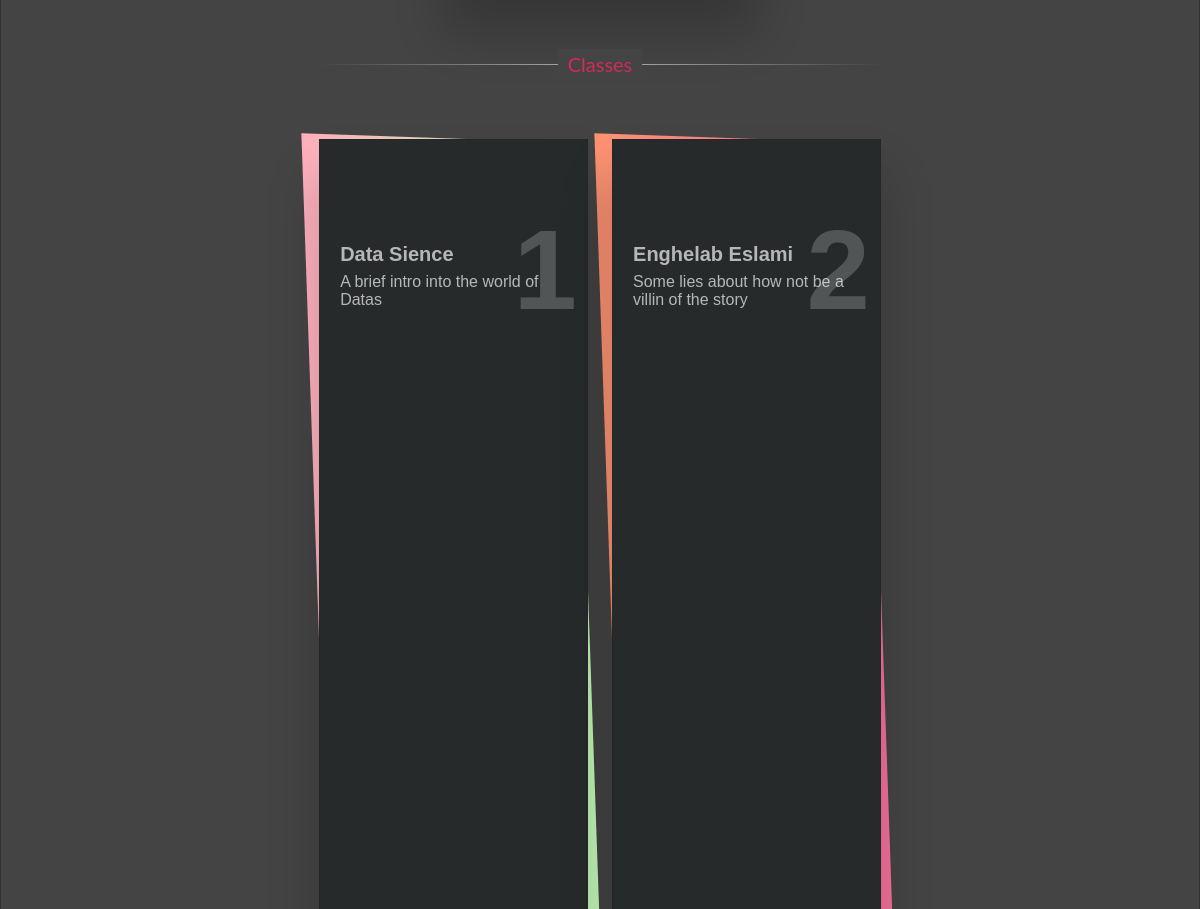
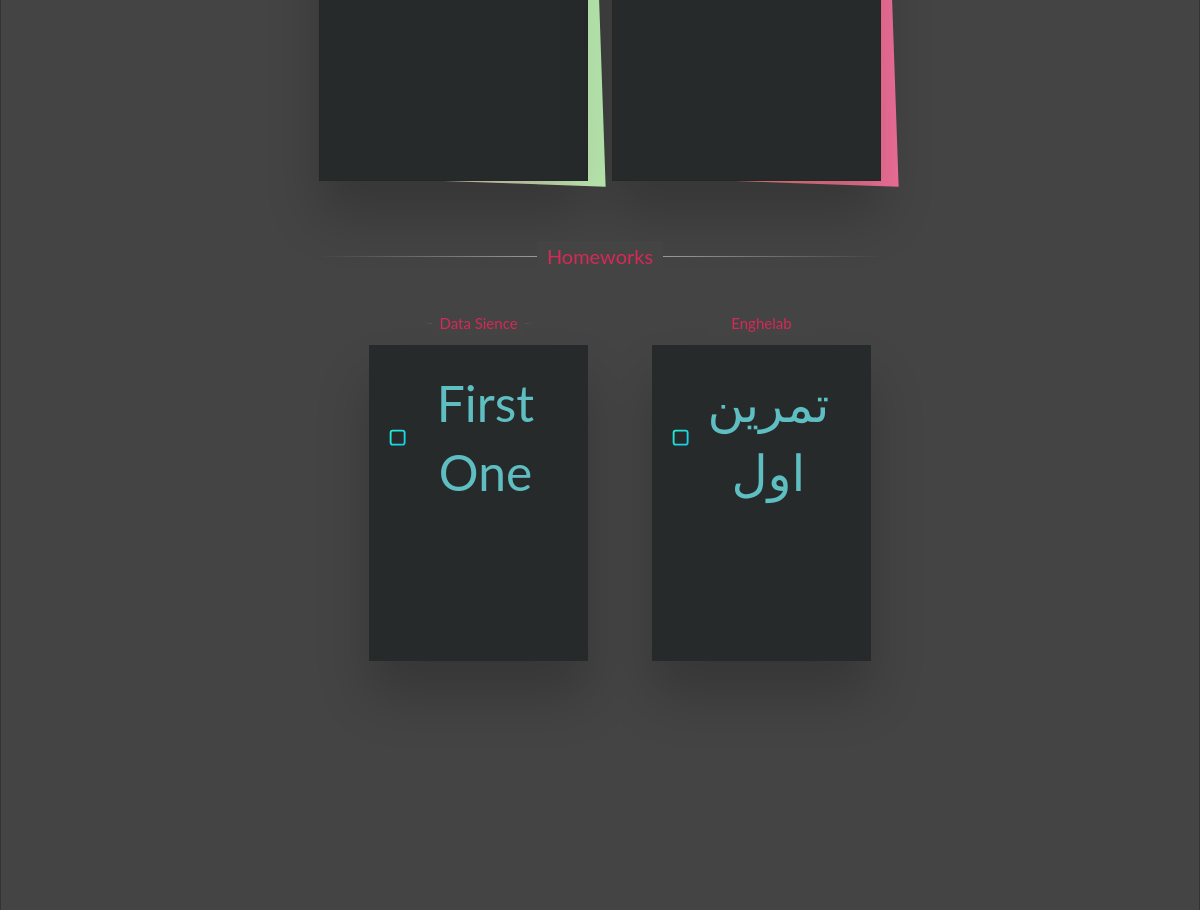
The page /edu/dash/ (signed in, middle part) on the database as committed earlier (2 pictures, top to bottom).
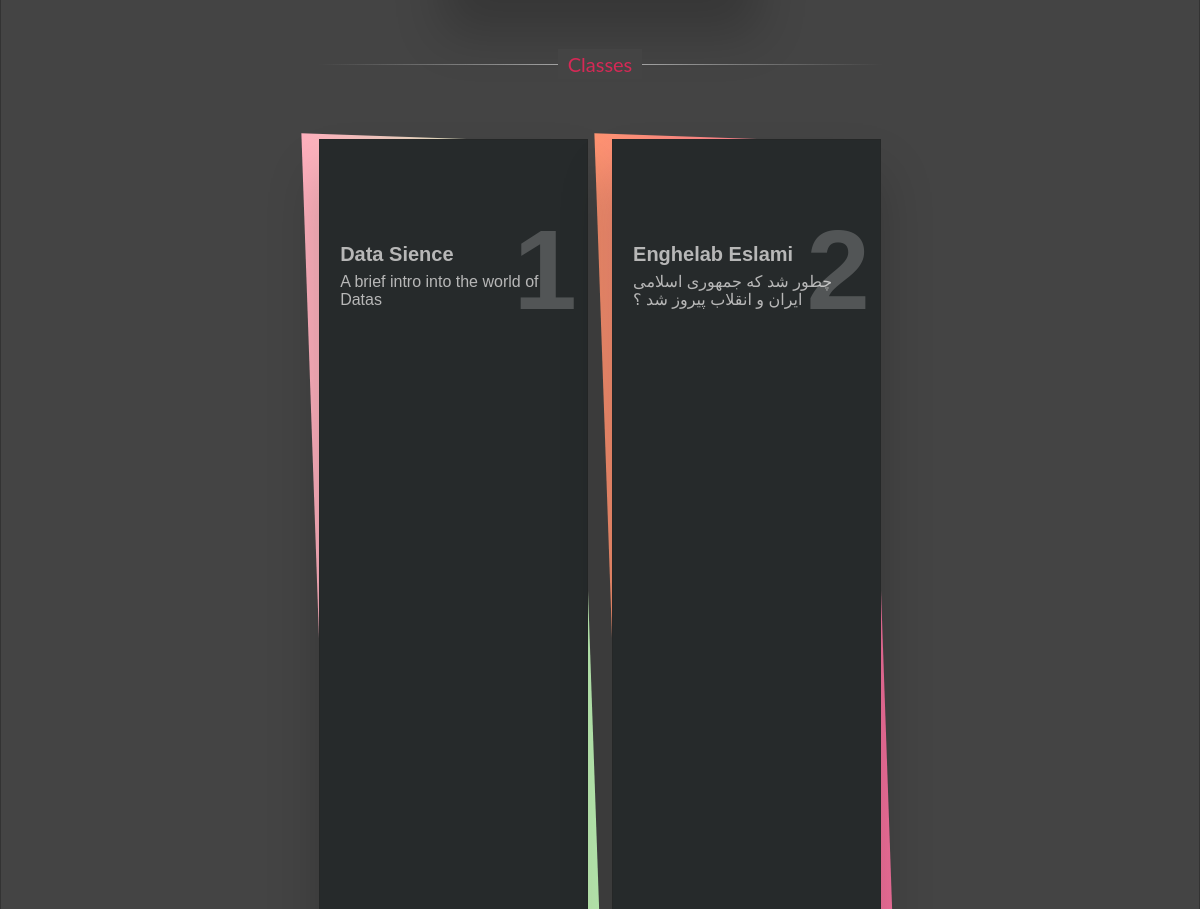
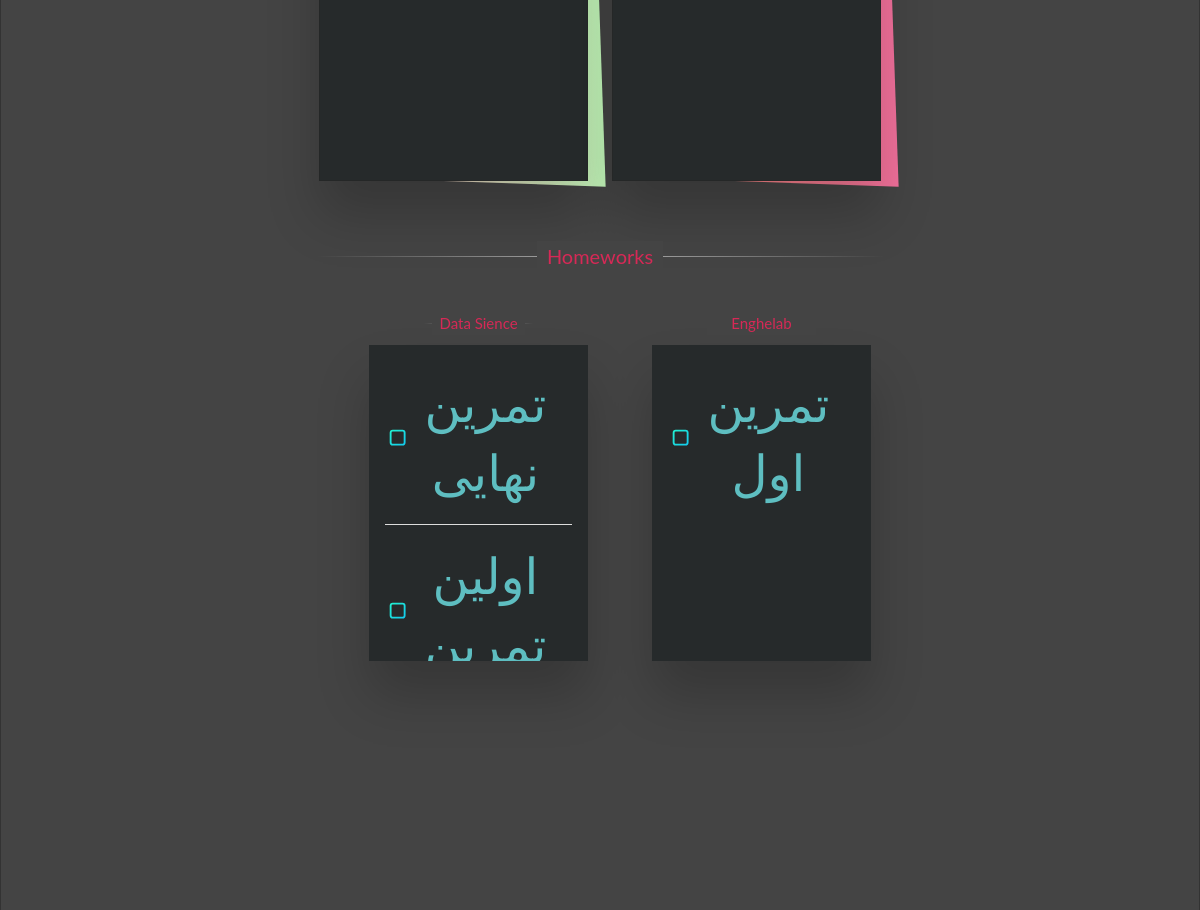
The same page on the database as committed later (2 pictures, top to bottom).
### education/models.py (models this page shows, shortened)
class RegisterdCourses(models.Model):
    user = models.ForeignKey(User, verbose_name=_(""),
                             on_delete=models.CASCADE)
    course = models.ForeignKey(
        Course, verbose_name=_(""), on_delete=models.CASCADE)

class Course(models.Model):
    title = models.CharField(max_length=200)
    detail = models.CharField(_("What is this ???"),
                              max_length=200, default=' ')
    faculty = models.CharField(_("faculty name"), max_length=200)  # daneshkade
    unit_count = models.PositiveIntegerField(
        _("Unit"), validators=[MaxValueValidator(5)])

class HomeWork(models.Model):
    title = models.CharField(max_length=100)
    send_time = models.DateTimeField(auto_now_add=True)
    deadline = models.DateTimeField(null=True, blank=True)
    attachment = models.FileField(
        _("HomeWorkFile"), upload_to='homeworks', max_length=100)
    course = models.ForeignKey(Course, on_delete=models.CASCADE)
    teacher = models.ForeignKey(User, on_delete=models.RESTRICT)
    weight = models.PositiveIntegerField(default=1)
    class Meta:
        ordering = ['-send_time', 'deadline', 'title']

### education/views.py (the view)
# urls.py: path('dash/', Dashboard.as_view(), name='dashboard'),
class Dashboard(HomeWorkMixIn, ClassesMixIn, LoginRequiredMixin, TemplateView):
    template_name = 'dashboard.html'

### education/views.py (called while the page is built, shortened)
    def get_context_data(self, **kwargs):
        context = super().get_context_data(**kwargs)
        self.classes = RegisterdCourses.objects.select_related(
            'course').filter(user=self.request.user)
        context["classes"] = self.classes
        return context

    def get_context_data(self, **kwargs):
        context = super().get_context_data(**kwargs)
        if hasattr(self, 'classes'):
            context["homeworks"] = []
            for _class in self.classes:
                context["homeworks"].append(
                    {'homeworks': _class.course.homework_set.all(), 'course_title': _class.course.title})
        return context

### education/templates/dashboard.html (shortened to what this page needs)
{% extends 'base-dashboard.html' %}
{% block classes %}
    <div>
        <div class="skills">
            <hr class="hr-text" data-content="Classes">
        </div>
        <ul class="tilesWrap">
            {% for class in classes %}
            <li>
                <h2>{{class.course.id}}</h2>
                <h3>{{class.course.title}}</h3>
                <p>
                    {{class.course.detail}}
                </p>
            </li>
            {% endfor %}
        </ul>
    </div>
{% endblock classes %}
{% block homeworks %}
    <div>
        <div class="skills">
            <hr class="hr-text" data-content="Homeworks">
        </div>
        <ul style="text-align: center;">
            {% for course in homeworks %}
            <li class="in-lines">
                <div class="skills">
                    <hr class="hr-text" style="font-size: 15px;" data-content="{{course.course_title}}">
                </div>
                <div class="todo-list">
                    {% for homework in course.homeworks %}
                    <label class="todo">
                        <div class="todo__text">{{homework.title}}</div>
                    </label>
                    {% endfor %}
                </div>
            </li>
            {% endfor %}
        </ul>
    </div>
{% endblock homeworks %}

### education/templates/base-dashboard.html (shortened to what this page needs)
{% extends 'base.html' %}
{% load static %}
{% block content %}
  <link rel="stylesheet" href="{% static 'css/class-list.css' %}">
  <link rel="stylesheet" href="{% static 'css/calendar.css' %}">
  <link rel="stylesheet" href="{% static 'css/homeworks.css' %}">
  <link rel="stylesheet" href="{% static 'css/time-table.css' %}">
{% block classes %}{% endblock classes %}
{% block homeworks %}{% endblock homeworks %}
<br>
{% endblock content %}

### templates/base.html (shortened to what this page needs)
{% load static %}
{% load cache %}
<!DOCTYPE html>
<html>
<head>
  <link rel="stylesheet" href="{% static 'css/style.css' %}">
  <link rel="stylesheet" href="{% static 'css/search.css' %}">
  <link rel="stylesheet" href="{% static 'css/sidebar.css' %}">
</head>
<body>
  <main>
  <div class='content' id='main-content'>
    {% block content %}
    {% endblock content %}
  </div>
  </main>
</body>
</html>

### static/css/style.css (style rules this page uses)
html { --scrollbarBG: #262a2b; --thumbBG: #d62956; }
body { scrollbar-width: thin; scrollbar-color: var(--thumbBG) var(--scrollbarBG); }
div { scrollbar-width: thin; scrollbar-color: var(--thumbBG) var(--scrollbarBG); }
html { overflow: hidden; }
body { height: 100vh; overflow-y: auto; margin: 0 auto; padding: 2rem; font: 100%/1.4 serif; border: 1px solid rgba(0, 0, 0, 0.25) }
p { margin: 0 0 1.5em; }

### static/css/sidebar.css (style rules this page uses)
label { position: absolute; margin: 0; padding: 0; border: none; outline: none; background: none; cursor: pointer; }
label::before { position: fixed; z-index: 1; top: 0; left: 0; right: 0; bottom: 0; background-color: rgba(10, 38, 57, 0.75); content: ""; opacity: 0; pointer-events: none; transition: opacity 0.5s cubic-bezier(0.19, 1, 0.22, 1); }
main { overflow: hidden; }
main .content { transform: translate3d(0, 0, 0); will-change: transform, filter; transition: all 0.5s cubic-bezier(0.19, 1, 0.22, 1); }
body { overflow-x: hidden; background: #444; color: white; font: 1em/1.4 "lato"; }
main { padding: 5% 0; }
.skills { max-width: 50%; margin: 40px auto; text-align: center; }
.skills .hr-text { font-size: 20px; position: relative; border: 0; height: 1.5em; }
.skills .hr-text:before { content: ""; background: linear-gradient(to right, transparent, #b2b2b2, transparent); position: absolute; left: 0; top: 50%; width: 100%; height: 1px; }
.skills .hr-text:after { content: attr(data-content); position: relative; display: inline-block; color: black; padding: 0 0.5em; line-height: 1.5em; color: #d62956; background-color: #444444; }

### static/css/class-list.css (style rules this page uses)
.tilesWrap { padding: 0; margin: 50px auto; list-style: none; text-align: center; }
.tilesWrap li { box-shadow: 0px 35px 50px rgb(0 0 0 / 20%); display: inline-block; width: 20%; min-width: 200px; max-width: 230px; padding: 80px 20px 40px; position: relative; vertical-align: top; margin: 10px; font-family: 'helvetica', san-serif; min-height: 25vh; background: #262a2b; border: 1px solid #252727; text-align: left; }
.tilesWrap li h2 { font-size: 114px; margin: 0; position: absolute; opacity: 0.2; top: 50px; right: 10px; transition: all 0.3s ease-in-out; }
.tilesWrap li h3 { font-size: 20px; color: #b7b7b7; margin-bottom: 5px; }
.tilesWrap li p { font-size: 16px; line-height: 18px; color: #b7b7b7; margin-top: 5px; }
.tilesWrap li:before { content: ''; position: absolute; top: -2px; left: -2px; right: -2px; bottom: -2px; z-index: -1; background: #fff; transform: skew(2deg, 2deg); }
.tilesWrap li:after { content: ''; position: absolute; width: 40%; height: 100%; left: 0; top: 0; background: rgba(255, 255, 255, 0.02); z-index: -10; }
.tilesWrap li:nth-child(1):before { background: #C9FFBF; background: -webkit-linear-gradient(to right, #FFAFBD, #C9FFBF); background: linear-gradient(to right, #FFAFBD, #C9FFBF); }
.tilesWrap li:nth-child(2):before { background: #f2709c; background: -webkit-linear-gradient(to right, #ff9472, #f2709c); background: linear-gradient(to right, #ff9472, #f2709c); }

### static/css/homeworks.css (style rules this page uses)
.todo-list { background: #262a2b; max-width: 35em; margin: auto; padding: 0.5em 1em; box-shadow: 0px 35px 50px rgb(0 0 0 / 20%); height: 300px; overflow: auto; }
.todo { display: block; position: relative; padding: 1em 1em 1em 16%; margin: 0 auto; cursor: pointer; border-bottom: solid 1px #ddd; }
.todo:last-child { border-bottom: none; }
.todo__text { color: #5EBEC1; transition: all 0.4s linear 0.4s; font-size: 1.5vh; }
.todo__icon { position: absolute; top: 0; bottom: 0; left: 0; width: 100%; height: auto; margin: auto; fill: none; stroke: #27FDC7; stroke-width: 2; stroke-linejoin: round; stroke-linecap: round; }
html { background: #ddd; }
html { height: 100%; display: flex; }
body { width: 100%; margin: auto; }

### education/templates/dashboard.html (style rules this page uses)
.in-lines { display: inline; display: inline-block; width: 20%; min-width: 200px; max-width: 230px; padding: 5px 20px 40px; position: relative; vertical-align: top; margin: 10px; min-height: 25vh; }
.skills { margin: 10px auto; }

Rows that differ between the two databases and show on the page:
no longer on this page (row edited): HomeWork: title "First One"
changed through a linked row, RegisterdCourses "Enghelab Eslami": course.detail "Some lies about how not be a villin of the story" → "چطور شد که جمهوری اسلامی ایران و انقلاب پیروز شد ؟"
added HomeWork: title "تمرین نهایی"
added HomeWork: title "اولین…"
